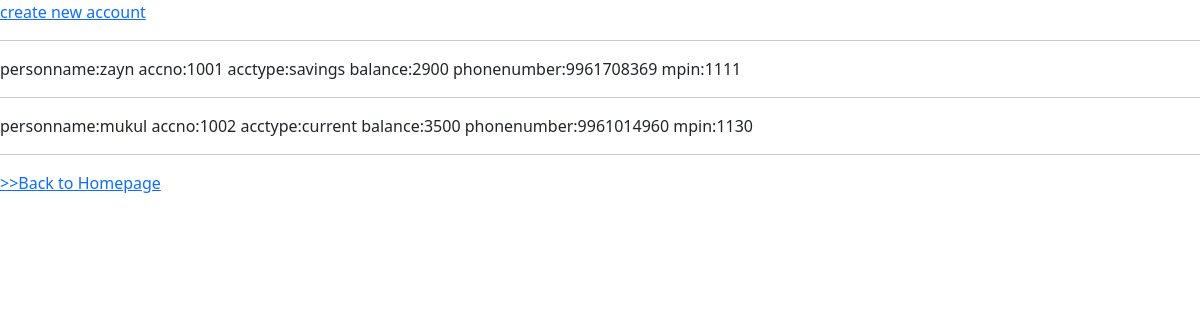
/bank/accountlist/, run on an earlier commit of the app's database.
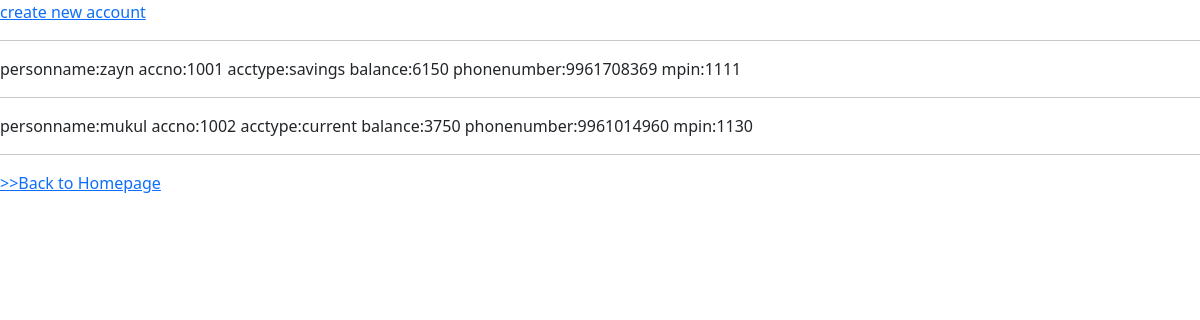
And on a later commit of the database.
### accounts/models.py (models this page shows, shortened)
class CreateAccount(models.Model):
    personname=models.CharField(max_length=120)
    accno=models.IntegerField(unique=True)
    acctype=models.CharField(max_length=120)
    balance=models.IntegerField(default=3000)
    phonenumber=models.IntegerField()
    mpin=models.IntegerField(unique=True)

### accounts/views.py (the view)
# urls.py: path("accountlist/",accountList,name="accountlist"),
def accountList(request):
    account=CreateAccount.objects.all()
    context={}
    context["account"]=account
    return render(request,"accounts/accountlist.html",context)

### accounts/templates/accounts/accountlist.html (shortened to what this page needs)
<!DOCTYPE html>
<html lang="en">
<head>
        <link href="https://cdn.jsdelivr.net/npm/bootstrap@5.0.0-beta1/dist/css/bootstrap.min.css" rel="stylesheet">
</head>
<body>
<a href="{%url 'createaccount'%}">create new account</a>
<hr>
{%for person in account%}
    personname:{{person.personname}}
    accno:{{person.accno}}
    acctype:{{person.acctype}}
    balance:{{person.balance}}
    phonenumber:{{person.phonenumber}}
    mpin:{{person.mpin}}
<hr>
{%endfor%}
    <a href="{%url 'homein'%}">>>Back to Homepage</a>
</body>
</html>

What changed in the data, as far as the page shows it:
changed CreateAccount "zayn": balance "2900" → "6150"
changed CreateAccount "mukul": balance "3500" → "3750"
